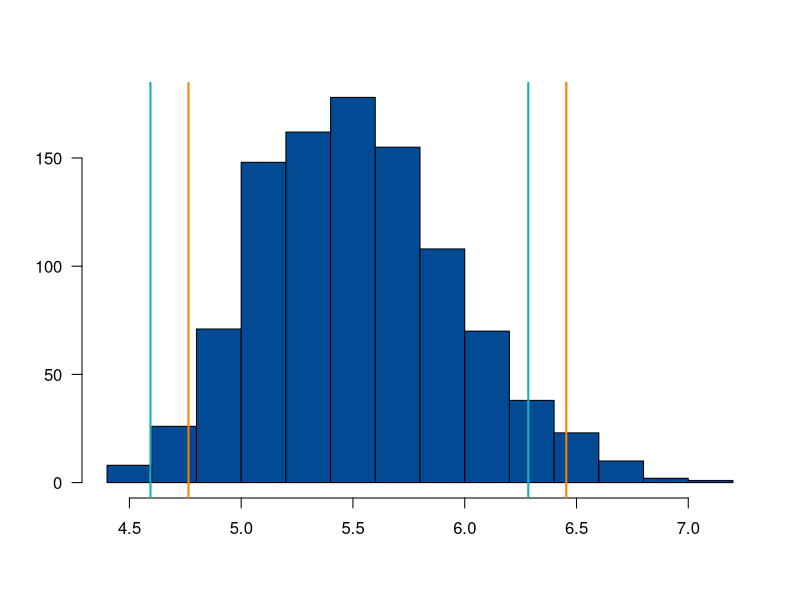

Generate this figure with R:
## ---- chunk 1
knitr::opts_chunk$set(echo = TRUE)
## ---- chunk 2
x <- c( 7.69, 4.97, 4.56, 6.49, 4.34, 6.24, 4.45) # datos muestra
boot=sample(x,7000,replace=TRUE)   # se extraen n x m muestras
b=matrix(boot,nrow=1000, ncol=7)    # se construye una matriz de n x m 
mx=apply(b,1,mean)   # se calculan las m medias por fila

ic1 <-quantile(mx, probs=c(0.025, 0.975)) # se calcula IC método 1
ic1

ic2 <- c(2*mean(mx)-ic1[2], 2*mean(mx)-ic1[1]) # se calcula IC método 2
ic2

hist(mx, las=1, main=" ", ylab = " ", xlab = " ", col="#034A94")
abline(v=ic1, col="#FF7F00",lwd=2)
abline(v=ic2, col="#0EB0C6",lwd=2)
